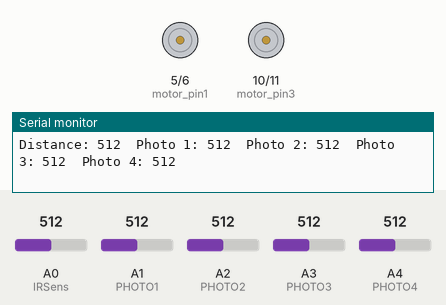
The sketch below on a simulated Arduino Uno, built with avr-gcc and run on an emulated ATmega328P. On the bench: motor-driver pin pairs drawn as motors (green arrow = first pin HIGH = forward, orange = second pin HIGH = backward, longer = more drive), the last lines printed to the serial monitor. The test bench sets the inputs (shaded band); at power-on: A1 (PHOTO1) = 512, A0 (IRSens) = 512, A2 (PHOTO2) = 512, A3 (PHOTO3) = 512, A4 (PHOTO4) = 512.

Above: at 1.2 s.
1.3 s: A1 (PHOTO1) set to 129
4.3 s: A1 (PHOTO1) set to 110
At 5.0 s:
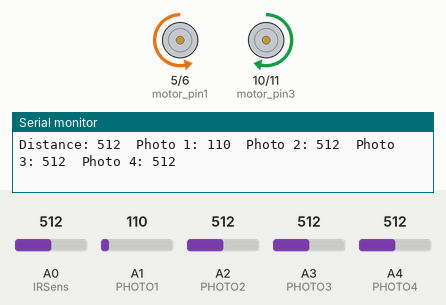
Timing chart, 0 to 7.3 s (numbered marks = the images above; inputs shaded):
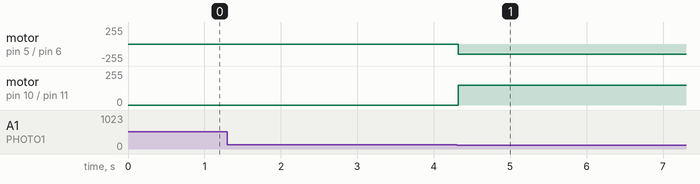

The sketch:

Sumobot_Arduino_Code.ino
```cpp
//Declare Pins for the Right Motor

const int motor_pin1=5;
const int motor_pin2=6;

//Declare pins for the Left Motor

const int motor_pin3 = 10;
const int motor_pin4= 11;

//Declare pins for the photoresistors and the IR sensor

const int IRSens = 0;
const int PHOTO1=1;
const int PHOTO2=2;
const int PHOTO3=3;
const int PHOTO4=4;

//Declare photoresistors cut-off values for black-white detection

int InitVal1=120;
int InitVal2=50; //both InitVal1 and InitVal2 are front sensors
int InitVal3 =270;
int InitVal4 =190; //both InitVal3 and InitVal4 are back sensors

//Step 2: Set up the ports

void setup(){
  //Data travels through the serial data stream at the 9600 baud rate
  Serial.begin(9600);

  //Set up motor pins
  pinMode(motor_pin1, OUTPUT);

  //Set up sensor pins
  pinMode(PHOTO1, INPUT);
  pinMode(PHOTO2, INPUT);
  pinMode(PHOTO3, INPUT);
  pinMode(PHOTO4, INPUT);

}

//Writing Functions

//prints sensor readings

void checkSens(){
  Serial.print("Distance: ");
  Serial.print(analogRead(0));
  Serial.print("\tPhoto 1: ");
  Serial.print(analogRead(PHOTO1));
  Serial.print("\tPhoto 2: ");
  Serial.print(analogRead(PHOTO2));
  Serial.print("\tPhoto 3: ");
  Serial.print(analogRead(PHOTO3));
  Serial.print("\tPhoto 4: ");
  Serial.println(analogRead(PHOTO4));

}

//This functions tells the motor to move forward

void forward(){
  analogWrite(motor_pin1,0);
  analogWrite(motor_pin2,150);
  analogWrite(motor_pin3,150);
  analogWrite(motor_pin4,0);
}

//This function stops all motors:

void halt(){
  analogWrite(motor_pin1,0);
  analogWrite(motor_pin2,0);
  analogWrite(motor_pin3,0);
  analogWrite(motor_pin4,0);
}

//Main Code

void loop(){

  checkSens(); //Get readings from sensor that can be stored as variables

  unsigned int read1 = analogRead(PHOTO1);
  unsigned int read2 = analogRead(PHOTO2);
  unsigned int read3 = analogRead(PHOTO3);
  unsigned int read4 = analogRead(PHOTO4);
  unsigned int info = analogRead(IRSens);

  //Decision Making Code

  if((read1>InitVal1)&&(read2>InitVal2)){
    //If both front sensors detect white
    halt();
  }
  else{
    forward();
  }
  }
```

Measured:
- the behaviour switches between 121 and 120 on A1 (PHOTO1) (found by bisection; images 0 and 1)
- after the input at 4.3 s, motor on pin 5 (motor_pin1) / pin 6 (motor_pin2): stopped → backward 150/255 at once; motor on pin 10 (motor_pin3) / pin 11 (motor_pin4): stopped → forward 150/255 at once
